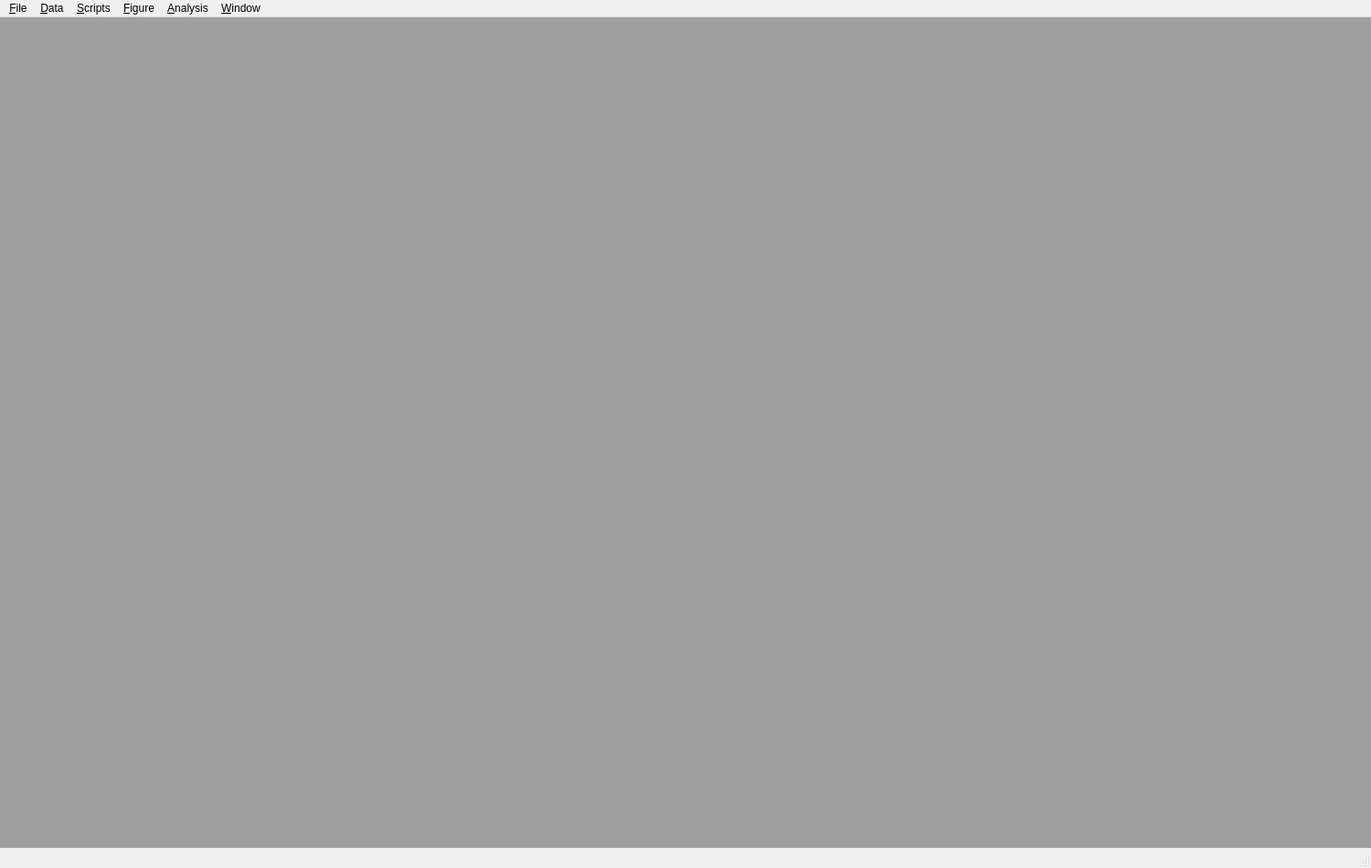
<?xml version="1.0" encoding="UTF-8"?>
<ui version="4.0">
 <class>HydeMainWindow</class>
 <widget class="QMainWindow" name="HydeMainWindow">
  <property name="geometry">
   <rect>
    <x>0</x>
    <y>0</y>
    <width>1500</width>
    <height>950</height>
   </rect>
  </property>
  <property name="windowTitle">
   <string>Hyde</string>
  </property>
  <widget class="QWidget" name="centralwidget">
   <layout class="QVBoxLayout" name="verticalLayout">
    <property name="leftMargin">
     <number>0</number>
    </property>
    <property name="topMargin">
     <number>0</number>
    </property>
    <property name="rightMargin">
     <number>0</number>
    </property>
    <property name="bottomMargin">
     <number>0</number>
    </property>
    <item>
     <widget class="QMdiArea" name="mdiArea">
      <property name="viewMode">
       <enum>QMdiArea::SubWindowView</enum>
      </property>
     </widget>
    </item>
   </layout>
  </widget>
  <widget class="QMenuBar" name="menubar">
   <property name="geometry">
    <rect>
     <x>0</x>
     <y>0</y>
     <width>1500</width>
     <height>22</height>
    </rect>
   </property>
   <widget class="QMenu" name="menuFile">
    <property name="title">
     <string>&amp;File</string>
    </property>
    <addaction name="actionNewProject"/>
    <addaction name="actionOpenProject"/>
    <addaction name="actionSaveProject"/>
    <addaction name="actionSaveProjectAs"/>
    <addaction name="actionSaveGraphics"/>
    <addaction name="actionExportArchive"/>
    <addaction name="separator"/>
    <addaction name="actionQuit"/>
   </widget>
   <widget class="QMenu" name="menuData">
    <property name="title">
     <string>&amp;Data</string>
    </property>
    <addaction name="actionDataBrowser"/>
   </widget>
   <widget class="QMenu" name="menuScripts">
    <property name="title">
     <string>&amp;Scripts</string>
    </property>
   </widget>
   <widget class="QMenu" name="menuFigure">
    <property name="title">
     <string>&amp;Figure</string>
    </property>
    <addaction name="actionEditAxes"/>
    <addaction name="actionEditTraces"/>
   </widget>
   <widget class="QMenu" name="menuAnalysis">
    <property name="title">
     <string>&amp;Analysis</string>
    </property>
    <addaction name="actionCurveFit"/>
   </widget>
   <widget class="QMenu" name="menuWindow">
    <property name="title">
     <string>&amp;Window</string>
    </property>
    <addaction name="actionNewGraph"/>
    <addaction name="actionNewTable"/>
    <addaction name="actionNewPythonScript"/>
    <addaction name="separator"/>
    <addaction name="actionDataBrowser"/>
    <addaction name="actionCommandWindow"/>
    <addaction name="actionScriptBrowser"/>
    <addaction name="separator"/>
    <addaction name="menuGraphMacros"/>
    <addaction name="menuTableMacros"/>
   </widget>
   <widget class="QMenu" name="menuGraphMacros">
    <property name="title">
     <string>Graph Macros</string>
    </property>
   </widget>
   <widget class="QMenu" name="menuTableMacros">
    <property name="title">
     <string>Table Macros</string>
    </property>
   </widget>
   <addaction name="menuFile"/>
   <addaction name="menuData"/>
   <addaction name="menuScripts"/>
   <addaction name="menuFigure"/>
   <addaction name="menuAnalysis"/>
   <addaction name="menuWindow"/>
  </widget>
  <widget class="QStatusBar" name="statusbar"/>
  <action name="actionNewProject">
   <property name="text">
    <string>New Project</string>
   </property>
  </action>
  <action name="actionOpenProject">
   <property name="text">
    <string>Open Project</string>
   </property>
  </action>
  <action name="actionSaveProject">
   <property name="text">
    <string>Save Project</string>
   </property>
  </action>
  <action name="actionSaveProjectAs">
   <property name="text">
    <string>Save Project As</string>
   </property>
  </action>
  <action name="actionSaveGraphics">
   <property name="text">
    <string>Save Graphics...</string>
   </property>
  </action>
  <action name="actionExportArchive">
   <property name="text">
    <string>Export Archive</string>
   </property>
  </action>
  <action name="actionQuit">
   <property name="text">
    <string>Quit</string>
   </property>
  </action>
  <action name="actionDataBrowser">
   <property name="text">
    <string>Data Browser</string>
   </property>
  </action>
  <action name="actionEditAxes">
   <property name="text">
    <string>Edit Axes</string>
   </property>
  </action>
  <action name="actionEditTraces">
   <property name="text">
    <string>Edit Traces</string>
   </property>
  </action>
  <action name="actionCurveFit">
   <property name="text">
    <string>Curve Fit</string>
   </property>
  </action>
  <action name="actionNewGraph">
   <property name="text">
    <string>New Graph...</string>
   </property>
  </action>
  <action name="actionNewTable">
   <property name="text">
    <string>New Table...</string>
   </property>
  </action>
  <action name="actionNewPythonScript">
   <property name="text">
    <string>New Python script...</string>
   </property>
  </action>
  <action name="actionCommandWindow">
   <property name="text">
    <string>Command window</string>
   </property>
  </action>
  <action name="actionScriptBrowser">
   <property name="text">
    <string>Script browser</string>
   </property>
  </action>
 </widget>
 <resources/>
 <connections/>
</ui>
